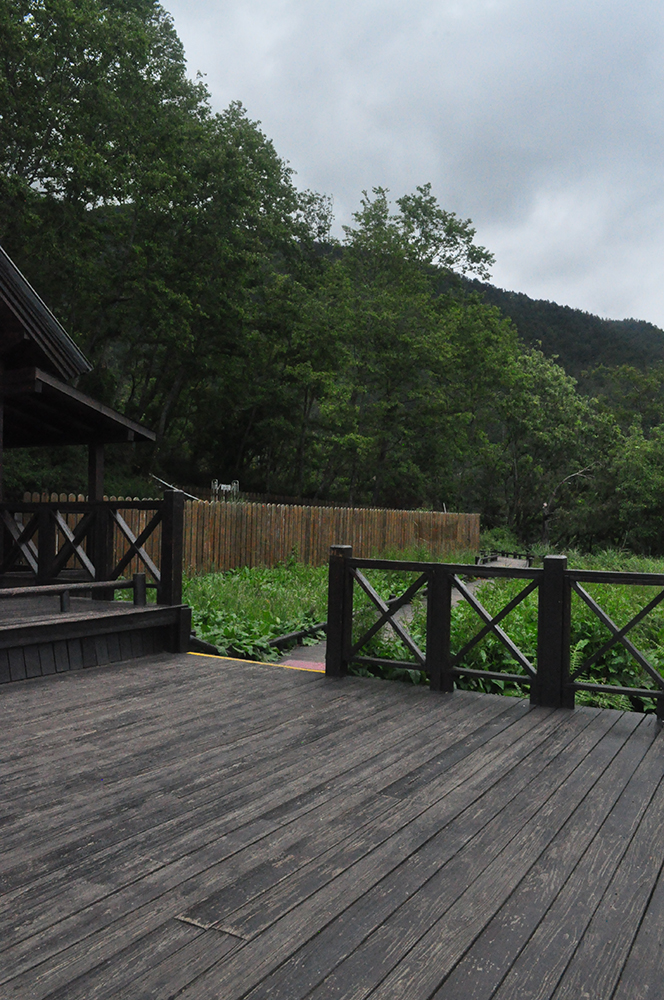
//> input picture ImageStitching/Images/mountain1.jpg, 664 x 1000 px
$ ./ImageStitching   (built with g++ and OpenCV 4)
//> lines starting //> are read from the running program, lines starting //| are printed output that depends on the picture
#include <opencv2/opencv.hpp>
#include <opencv2/stitching.hpp>
#include <iostream>

using namespace cv;

int main()
{

    std::string image_path1 = "G:/ELTE2nd/3d_vision_practices/submitted/ImageStitchingAssignment/ImageStitching/Images/mountain1.jpg";
    std::string image_path2 = "G:/ELTE2nd/3d_vision_practices/submitted/ImageStitchingAssignment/ImageStitching/Images/mountain2.jpg";
    std::string image_path3 = "G:/ELTE2nd/3d_vision_practices/submitted/ImageStitchingAssignment/ImageStitching/Images/mountain3.jpg";

    Mat image1 = imread(image_path1);
//> image1 is the input picture: 1000 rows x 664 cols, CV_8UC3; mean B, G, R 84.9, 90.6, 85.6
    Mat image2 = imread(image_path2);
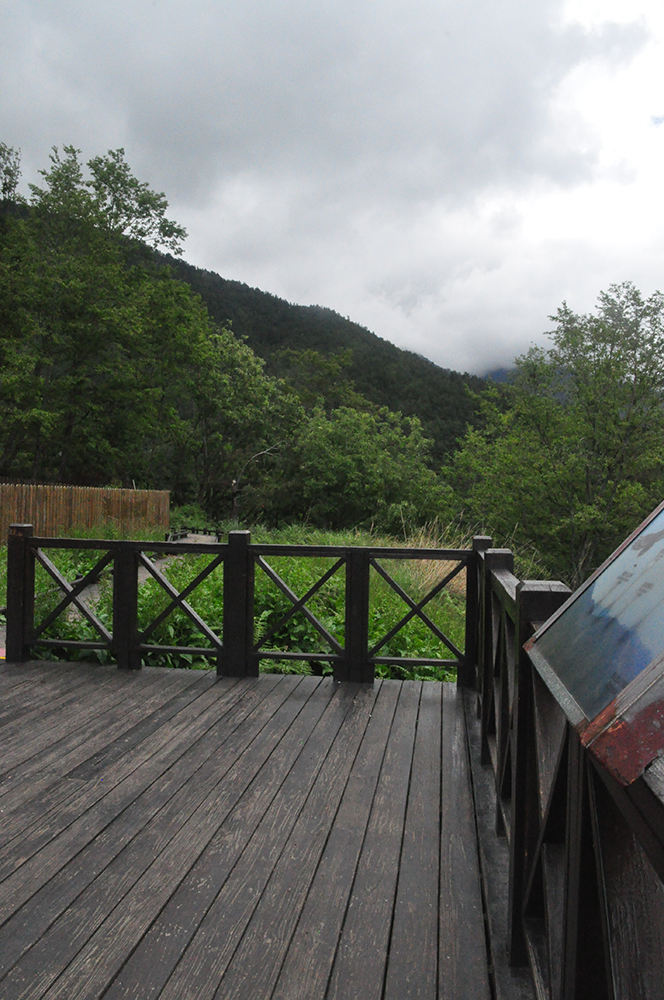
//> input picture ImageStitching/Images/mountain2.jpg, 664 x 1000 px
//> image2 is the input picture: 1000 rows x 664 cols, CV_8UC3; mean B, G, R 105.5, 111.7, 108.1
    Mat image3 = imread(image_path3);
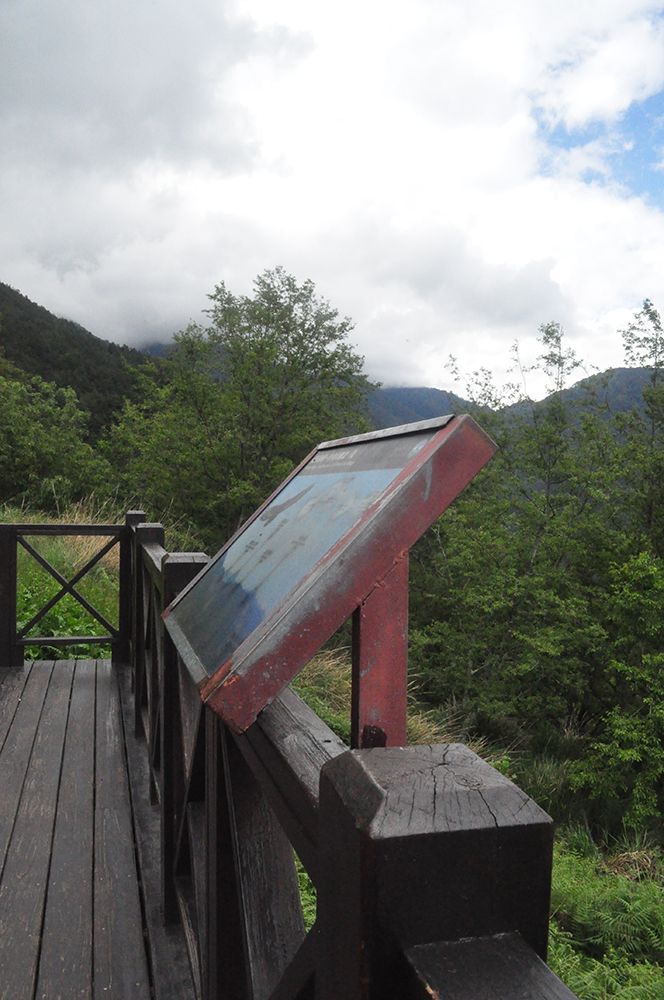
//> input picture ImageStitching/Images/mountain3.jpg, 664 x 1000 px
//> image3 is the input picture: 1000 rows x 664 cols, CV_8UC3; mean B, G, R 121.5, 126.6, 124.8

    if (image1.empty() || image2.empty() || image3.empty()) {
        std::cerr << "Could not find images.\n";
        return -1;
    }

    //creating stitcher using PANORAMA mode
    Ptr<Stitcher> stitcher = Stitcher::create(Stitcher::PANORAMA);

    //putting images into a vector
    std::vector<Mat> images = { image1, image2, image3 };

    //stitching
    Mat result;
    Stitcher::Status status = stitcher->stitch(images, result);
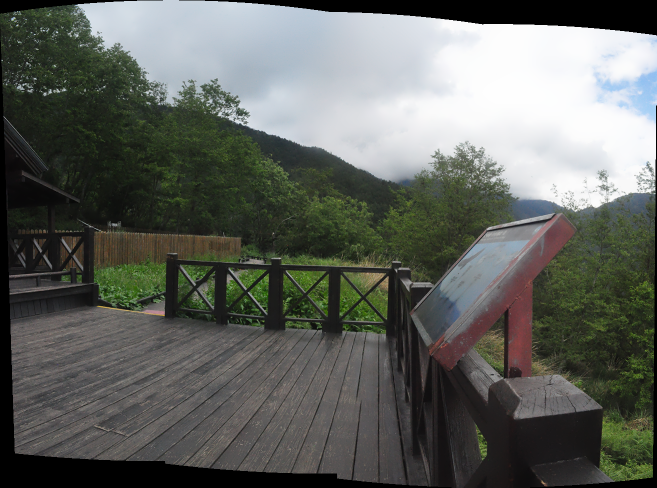
//> result: 975 rows x 1313 cols, CV_8UC3 (shown at 1/2 size); mean B, G, R 94.3, 99.8, 96.7

    if (status != Stitcher::OK) {
        std::cerr << "Error during stitching: " << status << std::endl;
        return -1;
    }

    //otherwise the final img is getting distorted shape, so cropping the resulting image
    Rect cropRegion(50, 50, result.cols - 100, result.rows - 100);
//> cropRegion = Rect(50, 50, 1213, 875)
    Mat cropped_result = result(cropRegion);
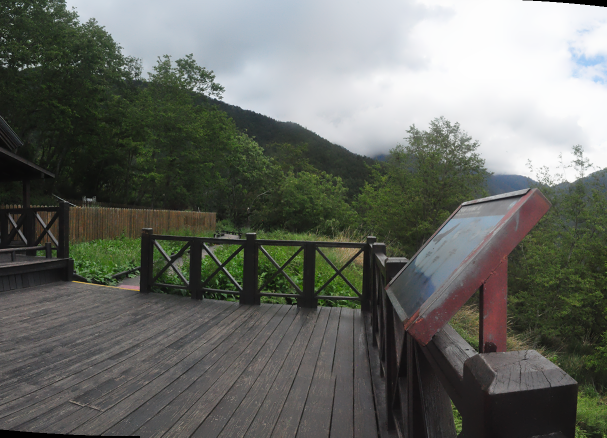
//> cropped_result: 875 rows x 1213 cols, CV_8UC3 (shown at 1/2 size); mean B, G, R 100.4, 106.6, 103.6

    imshow("Stitched Image", cropped_result);

    int k = waitKey(0); //save the image on keytroke s and terminate
//> the space key is pressed
    if (k == 's') {
        imwrite("resultingimg.jpg", cropped_result);
    }

    return 0;
}
